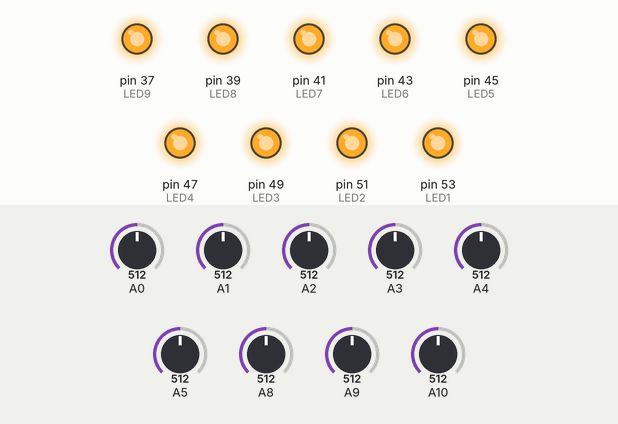
The sketch below on a simulated Arduino Mega 2560, built with avr-gcc and run on an emulated ATmega2560. Parts: output pins drawn as LEDs (lit = HIGH). Inputs (shaded band) come from the test bench; at power-on: A0 = 512, A1 = 512, A2 = 512, A3 = 512, A4 = 512, A5 = 512, A8 = 512, A9 = 512, A10 = 512. What the sketch prints to the serial monitor is not drawn.

Above: at 0.3 s.
Timing chart, 0 to 1.8 s (numbered marks = the images above):
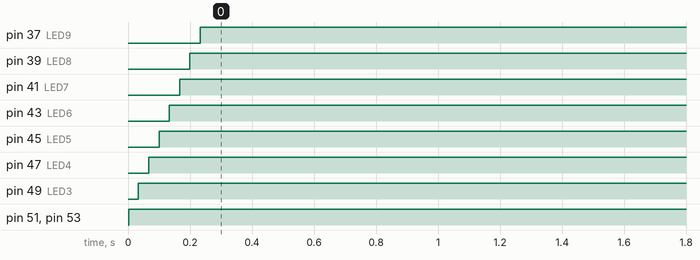

The sketch:

Code_to_check_the_PCB.ino
```cpp
int FSR1;
int FSR2;
int FSR3;
int FSR4;
int FSR5;
int FSR6;
int FSR7;
int FSR8;
int FSR9;
int THRESHOLD = 0;

bool ObjectAbove1 = false;
bool ObjectAbove2 = false;
bool ObjectAbove3 = false;
bool ObjectAbove4 = false;
bool ObjectAbove5 = false;
bool ObjectAbove6 = false;
bool ObjectAbove7 = false;
bool ObjectAbove8 = false;
bool ObjectAbove9 = false;
int LED1 = 53;
int LED2 = 51;
int LED3 = 49;
int LED4 = 47;
int LED5 = 45;
int LED6 = 43;
int LED7 = 41;
int LED8 = 39;
int LED9 = 37;

void setup() {
  // put your setup code here, to run once:
  Serial.begin(9600);
  pinMode(LED1, OUTPUT);
  pinMode(LED2, OUTPUT);
  pinMode(LED3, OUTPUT);
  pinMode(LED4, OUTPUT);
  pinMode(LED5, OUTPUT);
  pinMode(LED6, OUTPUT);
  pinMode(LED7, OUTPUT);
  pinMode(LED8, OUTPUT);
  pinMode(LED9, OUTPUT);
}

void loop() {
   FSR1 = 1023 - analogRead(A10);
  FSR2 = 1023 - analogRead(A9);
  FSR3 = 1023 - analogRead(A8);
  FSR4 = 1023 - analogRead(A5);
  FSR5 = 1023 - analogRead(A4);
  FSR6 = 1023 - analogRead(A3);
  FSR7 = 1023 - analogRead(A2);
  FSR8 = 1023 - analogRead(A1);
  FSR9 = 1023 - analogRead(A0);

  if (FSR1 > THRESHOLD && !ObjectAbove1) {
    Serial.println(">> just visit the position : 1");
    ObjectAbove1 = true;
    digitalWrite(LED1, HIGH);
  }

  if (FSR2 > THRESHOLD && !ObjectAbove2) {
    Serial.println(">> just visit the position : 2");
    ObjectAbove2 = true;
    digitalWrite(LED2, HIGH);

  }

  if (FSR3 > THRESHOLD && !ObjectAbove3) {
    Serial.println(">> just visit the position : 3");
    ObjectAbove3 = true;
    digitalWrite(LED3, HIGH);

  }
  if (FSR4 > THRESHOLD && !ObjectAbove4) {
    Serial.println(">> just visit the position : 4");
    ObjectAbove4 = true;
    digitalWrite(LED4, HIGH);

  }

  if (FSR5 > THRESHOLD && !ObjectAbove5) {
    Serial.println(">> just visit the position : 5");
    ObjectAbove5 = true;
    digitalWrite(LED5, HIGH);

  }

  if (FSR6 > THRESHOLD && !ObjectAbove6) {
    Serial.println(">> just visit the position : 6");
    ObjectAbove6 = true;
    digitalWrite(LED6, HIGH);
  }

  if (FSR7 > THRESHOLD && !ObjectAbove7) {
    Serial.println(">> just visit the position : 7");
    ObjectAbove7 = true;
    digitalWrite(LED7, HIGH);

  }


  if (FSR8 > THRESHOLD && !ObjectAbove8) {
    Serial.println(">> just visit the position : 8");
    ObjectAbove8 = true;
    digitalWrite(LED8, HIGH);

  }
  if (FSR9 > THRESHOLD && !ObjectAbove9) {
    Serial.println(">> just visit the position : 9");
    ObjectAbove9 = true;
    digitalWrite(LED9, HIGH);
  }


}
```

Measured:
- by itself, pin 37 (LED9): LOW → HIGH at 0.23 s
- by itself, pin 39 (LED8): LOW → HIGH at 0.20 s
- by itself, pin 41 (LED7): LOW → HIGH at 0.17 s
- by itself, pin 43 (LED6): LOW → HIGH at 0.13 s
- by itself, pin 45 (LED5): LOW → HIGH at 0.10 s
- by itself, pin 47 (LED4): LOW → HIGH at 0.07 s
- by itself, pin 49 (LED3): LOW → HIGH at 0.03 s
- by itself, pin 51 (LED2), pin 53 (LED1): LOW → HIGH at 0.00 s
